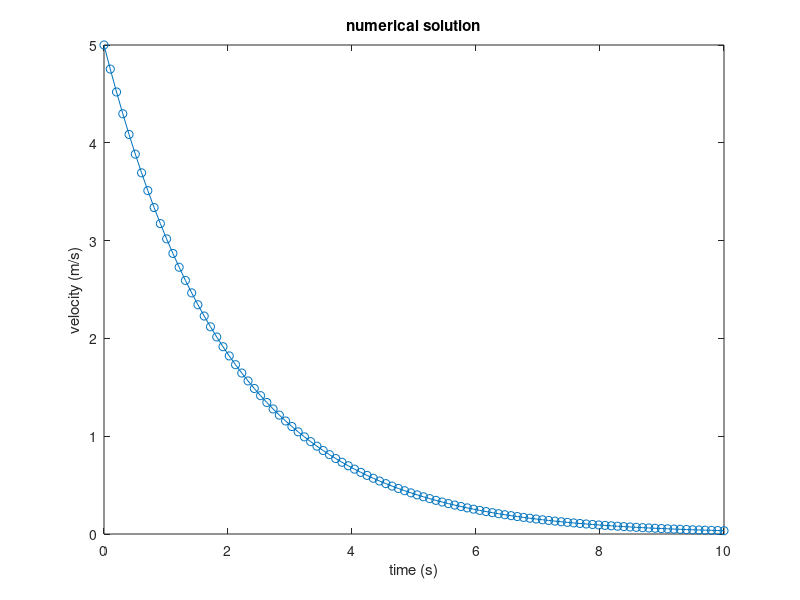

Write MATLAB code to recreate this figure.
% task 2 lab 6
% plot the analytic solution
%
% given     
%   -       mass = 1000
%   -   vInitial = 5
%   - airResCoef = 500
%
% plot velocity over time
% over the time interval 0 <= t <= 10
%
% simon shan



% housekeeping %
close all ;
fclose all;
clear; clc;


% solve analytically
mass = 1000;
v0 = 5;
c = 500;
t = linspace(0 , 10 , 100);

v = v0 * exp(-c * t / mass);


% plot %
plot   (t , v , '-o');
title  ('numerical solution');
xlabel ('time (s)');
ylabel ('velocity (m/s)');




